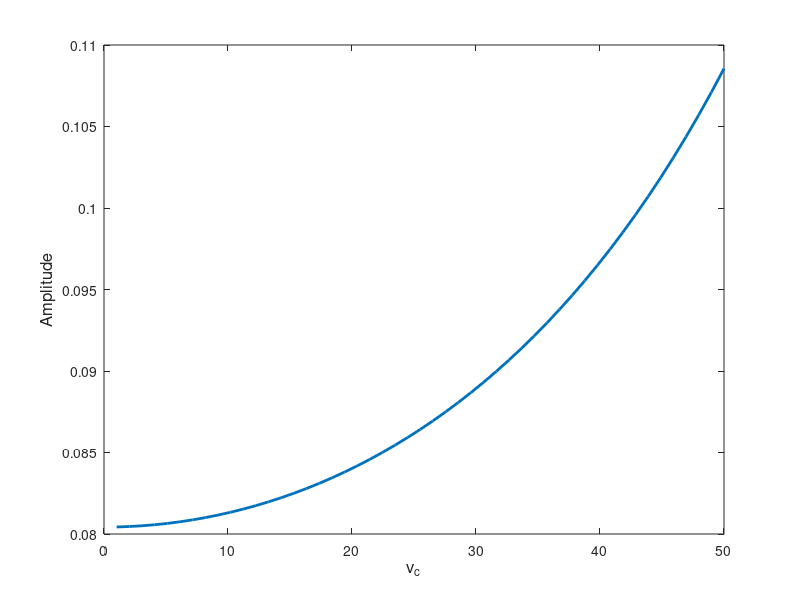
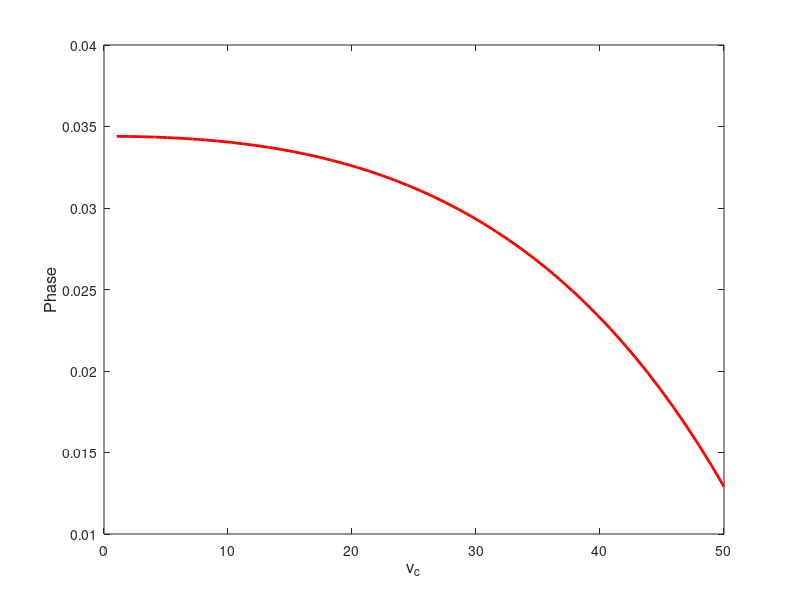

Reproduce these figures in MATLAB, in order.
%-----------------------------------------------------%
% Program for solving Task 1 is AME 521 final project  %
% Anup Kanale, November 2016                          %
%-----------------------------------------------------%

clear all;
close all; clc;

%% Define parameters and constants
%---------------------------------------
% Engine assembly
me = 200;
k2 = 1.3*10^5;
c2 = 1.02*10^3;
d = 1.65;

%Car Body
Mb = 1650;
Ib = 2330;
k1 = 2.5*10^5;
c1 = 2.73*10^3;

% Tire-rim assembly
m = 75;
k = 2.5*10^5;
c = 1.48*10^3;
l1 = 1.4;
l2 = 1.3;

%% Define Mass, Stiffness and damping matrices
%-----------------------------------------------------
mMat = [m m Mb Ib me];
mMat = diag(mMat);

kMat(1,:) = [k+k1 0 -k1 -k1*l2 0];
kMat(2,:) = [0 k+k1 -k1 k1*l1 0];
kMat(3,:) = [-k1 -k1 2*k1+k2 k2*d+k1*l2-k1*l1 -k2];
kMat(4,:) = [-k1*l2 k1*l1 -k1*l1+k1*l2+k2*d k1*l1^2+k1*l2^2+k2*d^2 -k2*d];
kMat(5,:) = [0 0 -k2 -k2*d k2];

cMat(1,:) = [c+c1 0 -c1 -c1*l2 0];
cMat(2,:) = [0 c+c1 -c1 c1*l1 0];
cMat(3,:) = [-c1 -c1 2*c1+c2 c2*d+c1*l2-c1*l1 -c2];
cMat(4,:) = [-c1*l2 c1*l1 -c1*l1+c1*l2+c2*d c1*l1^2+c1*l2^2+c2*d^2 -c2*d];
cMat(5,:) = [0 0 -c2 -c2*d c2];

%% 1(b) Eigenvalues and Eigenvectors of damped System
%------------------------------------------------------------
A = [zeros(5) eye(5); -inv(mMat)*kMat -inv(mMat)*cMat];
[eVecDamp, eValDamp] = eig(A);

%% 1(c) Eigenvectors with no damping
%------------------------------------------
A = inv(mMat)*kMat;
[eVec, eVal] = eig(A);
ProdMat = zeros(5);  % Check for orthogonality of eigen vectors of undamped system
for ii=1:5
    for jj=1:5
        if ii~=jj
            ProdMat(ii,jj) = eVec(:,ii)'*mMat*eVec(:,jj);
            if ProdMat(ii,jj)<1e-10
                ProdMat(ii,jj) = 0;
            end;
        end;
    end;
end;

%% 1(d) Frequency Response
%---------------------------
Lr = 10;
y0 = 0.08;  
vc = linspace(0,50,50);
omega = vc/Lr;
qs = zeros(1,5); qc = zeros(1,5);
yss = zeros(10,50);

for ii=1:length(vc)
    t0 = (l1+l2)/vc(ii);
    qs(1) = k*y0;
    qc(1) = c*y0*omega(ii);
    qs(2) = c*y0*omega(ii)*sin(omega(ii)*t0)+k*y0*cos(omega(ii)*t0);
    qc(2) =  c*y0*omega(ii)*cos(omega(ii)*t0)-k*y0*sin(omega(ii)*t0);
    mat = [-omega(ii)^2*mMat+kMat -omega(ii)*cMat; omega(ii)*cMat -omega(ii)^2*mMat+kMat];
    yss(:,ii) = inv(mat)*[qs, qc]';
    
    mag(ii) = sqrt(yss(5,ii)^2 + yss(10,ii)^2);
    phase(ii) = atan(yss(10,ii)/yss(5,ii));
end;

plot(vc,mag, 'LineWidth', 2);
xlabel('v_c', 'FontSize', 12);
ylabel('Amplitude', 'FontSize', 12);

figure()
plot(vc,phase, 'r','LineWidth', 2);
xlabel('v_c', 'FontSize', 12);
ylabel('Phase', 'FontSize', 12);